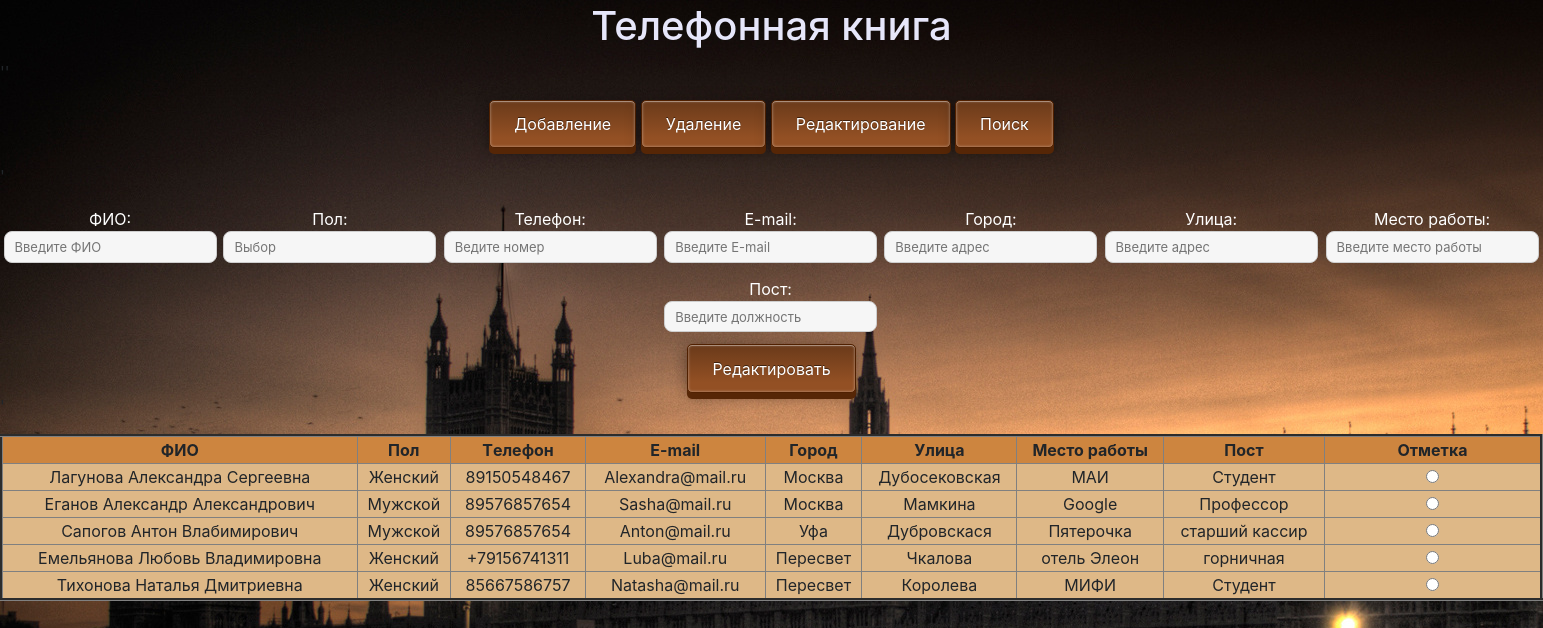
The page /redact/ on the database its author committed.
### book/models.py (models this page shows, shortened)
class contact(models.Model):
    id = models.AutoField(primary_key=True)
    FIO = models.CharField(max_length=255) #переменная типа char такой-то длины
    gender = models.CharField(max_length=255)
    phone = models.CharField(max_length=255)
    Email = models.CharField(max_length=255)
    city = models.CharField(max_length=255)
    street = models.CharField(max_length=255)
    place_job = models.CharField(max_length=255)
    job = models.CharField(max_length=255)

### book/views.py (the view, shortened to what this page needs)
# urls.py: url(r'^redact/', include('book.urls_redact')),
def redact(request): #загрузка бд в файл homePage.html
    contacts = contact.objects.all()
    adreses_street = Adres_street.objects.all()
    adreses_city = Adres_city.objects.all()
    jobs_places_jobs = job_place_job.objects.all()
    jobs_doljnosts = job_doljnost.objects.all()
    if (request.method == 'POST' and request.POST['select']=='jast do it'): # с помощью радиокнопки получаем контакт
          object = contact.objects.get(id=request.POST['id_redact']) #сравниваем переданный id  с бд
    return render(request, 'redact.html', locals())

### book/templates/redact.html (shortened to what this page needs)
{% extends "wrapper_redact.html" %}
{% block content %}
<form action="" id="auth" method = "post"> {% csrf_token %}
   <table border="0", width="100%", align="center">
  <tr style=\"font-weight: bold;\", >
  <td align="center">
   <label>ФИО:<input value="{{object.FIO}}" name="FIO" id="auth" type="text" required placeholder="Введите ФИО" class="validate"></label>
   </td>
   <td align="center">
   <label>Пол:<input value="{{object.gender}}" name="Gender" id="auth" list="cocktail" required placeholder="Выбор"></label>
   </td>
   <td align="center">
   <label>Телефон:<input value="{{object.phone}}" name="phone" id="auth" type="text" required placeholder="Ведите номер" ></label>
   </td>
   <td align="center">
   <label>E-mail:<input value="{{object.Email}}" name="E-mail" id="auth" name="email" type="email" required placeholder="Введите E-mail"></label>
   </td>
   <td align="center">
   <label>Город:<input value="{{object.city}}" name="Adres_city" id="auth" list="city" required placeholder="Введите адрес"></label>
   </td>
   <td align="center">
   <label>Улица:<input value="{{object.street}}" name="Adres_street" id="auth" list="street" required placeholder="Введите адрес"></label>
   </td>
   <td align="center">
   <label>Место работы:<input value="{{object.place_job}}" name="Job_place_job" id="auth" list="place_job" required placeholder="Введите место работы"></label>
   </td>
   </tr>
   <tr style=\"font-weight: bold;\">
     <td> </td>
     <td> </td>
     <td> </td>
   <td align="center">
   <label>Пост:<input value="{{object.job}}" name="Job_doljnost" id="auth" list="doljnost" required placeholder="Введите должность"></label>
   </td>
   </tr>
   </table>
<table   width="100%", align="center">
<tr align="center">
  <td>
    <button class="knopka">Редактировать</button>
   </td>
  </tr>
 </table>
</form>
<p>
  <a>'</a>
</p>
<table border="3", width="100%", align="center">
<tr style=\"font-weight: bold;\", bgcolor="#CD853F"><td align="center"><b>ФИО</b><td align="center"><b>Пол</b></td><td align="center"><b>Tелефон</b></td><td align="center"><b>E-mail</b></td><td align="center"><b>Город</b></td><td align="center"><b>Улица</b></td><td align="center"><b>Место работы</b></td><td align="center"><b>Пост</b></td><td width="1%" align="center"><b>Отметка</b></td></tr>
{% for contact in contacts %}
   <tr class='success', bgcolor="#DEB887">
       <td align="center">{{ contact.FIO }}</td><td align="center">{{ contact.gender }}</td><td align="center">{{ contact.phone }}</td><td align="center">{{ contact.Email }}</td><td align="center">{{ contact.city }}</td><td align="center">{{ contact.street }}</td><td align="center">{{ contact.place_job }}</td><td align="center">{{ contact.job }}</td><td align="center"><form action="" method="POST">{% csrf_token %}<input onclick='this.form.submit();' type="radio" id="idd" name="id_redact" value="{{contact.id}}"><input type="hidden" name="select" value="jast do it"><Br></form></td>
   </tr>
 {% endfor %}
</table>
{% endblock %}

### book/templates/wrapper_redact.html (style rules this page uses)
body { background-image: url("/static/London.jpg"); }
label { color: #FFFFFF; padding: 2px; }
input { width: 213px; font-size: 13px; padding: 6px 0 4px 10px; border: 1px solid #cecece; background: #F6F6f6; border-radius: 8px; }

### book/templates/redact.html (style rules this page uses)
button.knopka { display: inline-block; color: #fff; text-decoration: none; text-shadow: 0 -1px rgba(0,0,0,.5); user-select: none; padding: .7em 1.5em; border: 1px solid rgb(80,32,0); border-radius: 5px; outline: none; background: rgb(147,80,36) linear-gradient(rgb(106,58,26), rgb(147,80,36) 80%); box-shadow: 0 6px rgb(86,38,6), 0 3px 15px rgba(0,0,0,.4), inset 0 1px rgba(255,255,255,.3), inset 0 0 3px rgba(255,255,255,.5); transition: .2s; }
table { border-collapse: collapse; }
table tr { solid #e8e9eb; }

### rows shown on the page
contact: FIO "Лагунова Александра Сергеевна", gender "Женский", phone "89150548467", Email "Alexandra@mail.ru", city "Москва", street "Дубосековская", place_job "МАИ", job "Студент"
contact: FIO "Еганов Александр Александрович", gender "Мужской", phone "89576857654", Email "Sasha@mail.ru", city "Москва", street "Мамкина", place_job "Google", job "Профессор"
contact: FIO "Сапогов Антон Влабимирович", gender "Мужской", phone "89576857654", Email "Anton@mail.ru", city "Уфа", street "Дубровскася", place_job "Пятерочка", job "старший кассир"
contact: FIO "Емельянова Любовь Владимировна", gender "Женский", phone "+79156741311", Email "Luba@mail.ru", city "Пересвет", street "Чкалова", place_job "отель Элеон", job "горничная"
contact: FIO "Тихонова Наталья Дмитриевна", gender "Женский", phone "85667586757", Email "Natasha@mail.ru", city "Пересвет", street "Королева", place_job "МИФИ", job "Студент"
